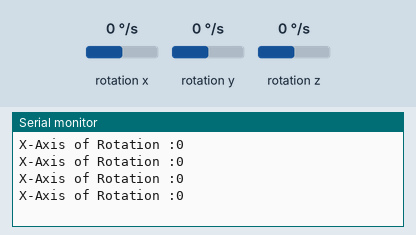
Recording of a sketch running on a simulated ESP32. On the bench: the last lines printed to the serial monitor. Wiring (inferred from the names in the program): L3G4200D gyroscope at I2C address 0x68. Inputs (shaded band) come from the test bench; at power-on: rotation x 0 °/s, rotation y 0 °/s, rotation z 0 °/s.

Above: at 1.5 s.
1.6 s: rotation x set to -192 °/s
At 2.02 s:
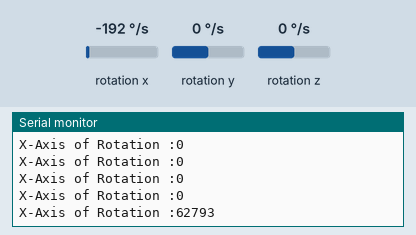
3.1 s: rotation x set to -100 °/s
At 3.23 s:
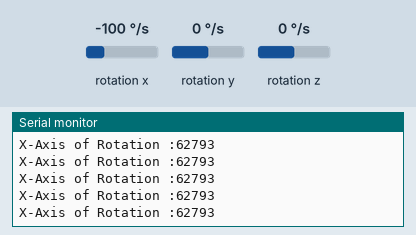
Timing chart, 0 to 6.1 s (numbered marks = the images above; inputs shaded):
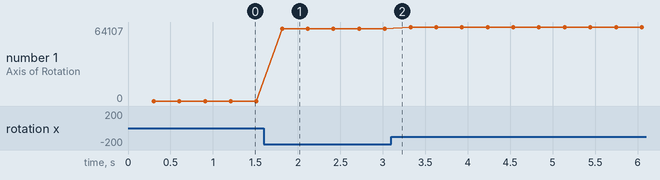

The sketch:

L3G4200D_pitch_roll_yaw_test2.ino
```cpp
#include<Wire.h>

// L3G4200D I2C address is 0x68(104)
#define Addr 0x68
#define SDA_PIN 4
#define SCL_PIN 5
const int16_t I2C_MASTER = 0x42;
void setup()
{
  // Initialise I2C communication as MASTER


    Wire.begin(SDA_PIN, SCL_PIN, I2C_MASTER);
  // Initialise serial communication, set baud rate = 9600
  Serial.begin(9600);

  // Start I2C Transmission
  Wire.beginTransmission(Addr);
  // Select control register1
  Wire.write(0x20);
  // Normal mode, X, Y, Z-Axis enabled
  Wire.write(0x0F);
  // Stop I2C transmission
  Wire.endTransmission();

  // Start I2C Transmission
  Wire.beginTransmission(Addr);
  // Select control register4
  Wire.write(0x23);
  // Continous update, FSR = 2000dps
  Wire.write(0x30);
  // Stop I2C transmission
  Wire.endTransmission();
  delay(300);
}

void loop()
{
  unsigned int data[6];
  for(int i = 0; i < 6; i++)
  {
    // Start I2C Transmission
    Wire.beginTransmission(Addr);
    // Select data register
    Wire.write((40 + i));
    // Stop I2C transmission
    Wire.endTransmission();

    // Request 1 byte of data
    Wire.requestFrom(Addr, 1);

    // Read 6 bytes of data
    // xGyro lsb, xGyro msb, yGyro lsb, yGyro msb, zGyro lsb, zGyro msb
    if(Wire.available() == 1)
    {
      data[i] = Wire.read();
    }
  }

  // Convert the data
  int xGyro = data[1] * 256 + data[0];
  int yGyro = data[3] * 256 + data[2];
  int zGyro = data[5] * 256 + data[4];

  // Output data to serial monitor
  Serial.print("X-Axis of Rotation :");
  Serial.println(xGyro);
  //Serial.print("Y-Axis of Rotation :");
  //Serial.println(yGyro);
  //Serial.print("Z-Axis of Rotation :");
  //Serial.println(zGyro);
  delay(300);
}
```

Measured:
- after the input at 1.6 s, the serial monitor: prints a new line after 0.22 s (image 1)
- plotted number 1: 0 → 62793 after the input at 1.6 s, 62793 → 64107 after the input at 3.1 s
